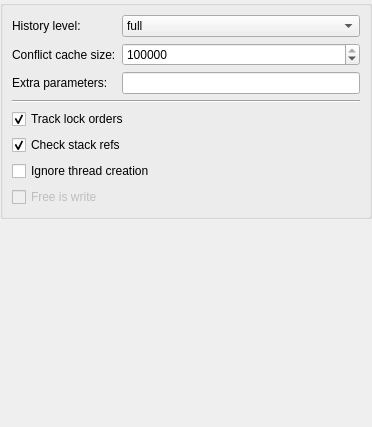
<?xml version="1.0" encoding="UTF-8"?>
<ui version="4.0">
 <class>Valgrind::Helgrind::ConfigPage</class>
 <widget class="QWidget" name="Valgrind::Helgrind::ConfigPage">
  <property name="geometry">
   <rect>
    <x>0</x>
    <y>0</y>
    <width>372</width>
    <height>427</height>
   </rect>
  </property>
  <layout class="QVBoxLayout" name="verticalLayout">
   <property name="leftMargin">
    <number>0</number>
   </property>
   <property name="topMargin">
    <number>0</number>
   </property>
   <property name="rightMargin">
    <number>0</number>
   </property>
   <property name="bottomMargin">
    <number>0</number>
   </property>
   <item>
    <widget class="QGroupBox" name="groupBox">
     <property name="title">
      <string/>
     </property>
     <layout class="QVBoxLayout" name="verticalLayout_2">
      <item>
       <layout class="QFormLayout" name="formLayout">
        <item row="0" column="0">
         <widget class="QLabel" name="historyLevelLabel">
          <property name="text">
           <string>History level:</string>
          </property>
         </widget>
        </item>
        <item row="0" column="1">
         <widget class="QComboBox" name="historyLevel">
          <property name="sizePolicy">
           <sizepolicy hsizetype="Expanding" vsizetype="Fixed">
            <horstretch>0</horstretch>
            <verstretch>0</verstretch>
           </sizepolicy>
          </property>
          <property name="toolTip">
           <string>&lt;html&gt;&lt;head/&gt;&lt;body&gt;&lt;p&gt;--history-level=full (the default) causes Helgrind collects enough information about &amp;quot;old&amp;quot; accesses that it can produce two stack traces in a race report -- both the stack trace for the current access, and the trace for the older, conflicting access. To limit memory usage, &amp;quot;old&amp;quot; accesses stack traces are limited to a maximum of 8 entries, even if --num-callers value is bigger.&lt;/p&gt;&lt;p&gt;Collecting such information is expensive in both speed and memory, particularly for programs that do many inter-thread synchronisation events (locks, unlocks, etc). Without such information, it is more difficult to track down the root causes of races. Nonetheless, you may not need it in situations where you just want to check for the presence or absence of races, for example, when doing regression testing of a previously race-free program.&lt;/p&gt;&lt;p&gt;--history-level=none is the opposite extreme. It causes Helgrind not to collect any information about previous accesses. This can be dramatically faster than --history-level=full.&lt;/p&gt;&lt;p&gt;--history-level=approx provides a compromise between these two extremes. It causes Helgrind to show a full trace for the later access, and approximate information regarding the earlier access. This approximate information consists of two stacks, and the earlier access is guaranteed to have occurred somewhere between program points denoted by the two stacks. This is not as useful as showing the exact stack for the previous access (as --history-level=full does), but it is better than nothing, and it is almost as fast as --history-level=none.&lt;/p&gt;&lt;p&gt;&lt;br/&gt;&lt;/p&gt;&lt;/body&gt;&lt;/html&gt;</string>
          </property>
          <item>
           <property name="text">
            <string>full</string>
           </property>
          </item>
          <item>
           <property name="text">
            <string>approx</string>
           </property>
          </item>
          <item>
           <property name="text">
            <string>none</string>
           </property>
          </item>
         </widget>
        </item>
        <item row="1" column="0">
         <widget class="QLabel" name="conflictCacheSizeLabel">
          <property name="text">
           <string>Conflict cache size:</string>
          </property>
          <property name="buddy">
           <cstring>conflictCacheSize</cstring>
          </property>
         </widget>
        </item>
        <item row="1" column="1">
         <widget class="QSpinBox" name="conflictCacheSize">
          <property name="sizePolicy">
           <sizepolicy hsizetype="Expanding" vsizetype="Fixed">
            <horstretch>0</horstretch>
            <verstretch>0</verstretch>
           </sizepolicy>
          </property>
          <property name="toolTip">
           <string>&lt;html&gt;&lt;head/&gt;&lt;body&gt;&lt;p&gt;This flag only has any effect at --history-level=full.&lt;/p&gt;&lt;p&gt;Information about &amp;quot;old&amp;quot; conflicting accesses is stored in a cache of limited size, with LRU-style management. This is necessary because it isn't practical to store a stack trace for every single memory access made by the program. Historical information on not recently accessed locations is periodically discarded, to free up space in the cache.&lt;/p&gt;&lt;p&gt;This option controls the size of the cache, in terms of the number of different memory addresses for which conflicting access information is stored. If you find that Helgrind is showing race errors with only one stack instead of the expected two stacks, try increasing this value.&lt;/p&gt;&lt;p&gt;The minimum value is 10,000 and the maximum is 30,000,000 (thirty times the default value). Increasing the value by 1 increases Helgrind's memory requirement by very roughly 100 bytes, so the maximum value will easily eat up three extra gigabytes or so of memory.&lt;/p&gt;&lt;/body&gt;&lt;/html&gt;</string>
          </property>
          <property name="minimum">
           <number>10000</number>
          </property>
          <property name="maximum">
           <number>30000000</number>
          </property>
          <property name="value">
           <number>1000000</number>
          </property>
         </widget>
        </item>
        <item row="2" column="0">
         <widget class="QLabel" name="extraParametersLabel">
          <property name="text">
           <string>Extra parameters:</string>
          </property>
          <property name="buddy">
           <cstring>extraParameters</cstring>
          </property>
         </widget>
        </item>
        <item row="2" column="1">
         <widget class="QLineEdit" name="extraParameters">
          <property name="clearButtonEnabled">
           <bool>true</bool>
          </property>
         </widget>
        </item>
       </layout>
      </item>
      <item>
       <widget class="Line" name="line">
        <property name="orientation">
         <enum>Qt::Horizontal</enum>
        </property>
       </widget>
      </item>
      <item>
       <widget class="QCheckBox" name="trackLockorders">
        <property name="enabled">
         <bool>true</bool>
        </property>
        <property name="toolTip">
         <string>&lt;html&gt;&lt;head/&gt;&lt;body&gt;&lt;p&gt;When enabled (the default), Helgrind performs lock order consistency checking. For some buggy programs, the large number of lock order errors reported can become annoying, particularly if you're only interested in race errors. You may therefore find it helpful to disable lock order checking.&lt;/p&gt;&lt;/body&gt;&lt;/html&gt;</string>
        </property>
        <property name="text">
         <string>Track lock orders</string>
        </property>
        <property name="checked">
         <bool>true</bool>
        </property>
       </widget>
      </item>
      <item>
       <widget class="QCheckBox" name="checkStackRefs">
        <property name="toolTip">
         <string>&lt;!DOCTYPE HTML PUBLIC &quot;-//W3C//DTD HTML 4.0//EN&quot; &quot;http://www.w3.org/TR/REC-html40/strict.dtd&quot;&gt;
&lt;html&gt;&lt;head&gt;&lt;meta name=&quot;qrichtext&quot; content=&quot;1&quot; /&gt;&lt;style type=&quot;text/css&quot;&gt;
p, li { white-space: pre-wrap; }
&lt;/style&gt;&lt;/head&gt;&lt;body style=&quot; font-family:'Sans Serif'; font-size:14pt; font-weight:400; font-style:normal;&quot;&gt;
&lt;p style=&quot; margin-top:0px; margin-bottom:0px; margin-left:0px; margin-right:0px; -qt-block-indent:0; text-indent:0px;&quot;&gt;By default Helgrind checks all data memory accesses made by your program. This flag enables you to skip checking for accesses to thread stacks (local variables). This can improve performance, but comes at the cost of missing races on stack-allocated data.&lt;/p&gt;&lt;/body&gt;&lt;/html&gt;</string>
        </property>
        <property name="text">
         <string>Check stack refs</string>
        </property>
        <property name="checked">
         <bool>true</bool>
        </property>
       </widget>
      </item>
      <item>
       <widget class="QCheckBox" name="ignoreThreadCreation">
        <property name="toolTip">
         <string>&lt;html&gt;&lt;head/&gt;&lt;body&gt;&lt;p&gt;Controls whether all activities during thread creation should be ignored. By default enabled only on Solaris. Solaris provides higher throughput, parallelism and scalability than other operating systems, at the cost of more fine-grained locking activity. This means for example that when a thread is created under glibc, just one big lock is used for all thread setup. Solaris libc uses several fine-grained locks and the creator thread resumes its activities as soon as possible, leaving for example stack and TLS setup sequence to the created thread. This situation confuses Helgrind as it assumes there is some false ordering in place between creator and created thread; and therefore many types of race conditions in the application would not be reported. To prevent such false ordering, this command line option is set to yes by default on Solaris. All activity (loads, stores, client requests) is therefore ignored during:&lt;/p&gt;&lt;p&gt;* pthread_create() call in the creator thread&lt;/p&gt;&lt;p&gt;* thread creation phase (stack and TLS setup) in the created thread&lt;/p&gt;&lt;p&gt;Also new memory allocated during thread creation is untracked, that is race reporting is suppressed there. DRD does the same thing implicitly. This is necessary because Solaris libc caches many objects and reuses them for different threads and that confuses Helgrind.&lt;/p&gt;&lt;/body&gt;&lt;/html&gt;</string>
        </property>
        <property name="text">
         <string>Ignore thread creation</string>
        </property>
       </widget>
      </item>
      <item>
       <widget class="QCheckBox" name="freeIsWrite">
        <property name="enabled">
         <bool>false</bool>
        </property>
        <property name="toolTip">
         <string>&lt;html&gt;&lt;head/&gt;&lt;body&gt;&lt;p&gt;When enabled (not the default), Helgrind treats freeing of heap memory as if the memory was written immediately before the free. This exposes races where memory is referenced by one thread, and freed by another, but there is no observable synchronisation event to ensure that the reference happens before the free.&lt;/p&gt;&lt;p&gt;This functionality is new in Valgrind 3.7.0, and is regarded as experimental. It is not enabled by default because its interaction with custom memory allocators is not well understood at present. User feedback is welcomed.&lt;/p&gt;&lt;/body&gt;&lt;/html&gt;</string>
        </property>
        <property name="text">
         <string>Free is write</string>
        </property>
       </widget>
      </item>
     </layout>
    </widget>
   </item>
   <item>
    <spacer>
     <property name="orientation">
      <enum>Qt::Vertical</enum>
     </property>
     <property name="sizeHint" stdset="0">
      <size>
       <width>20</width>
       <height>71</height>
      </size>
     </property>
    </spacer>
   </item>
  </layout>
 </widget>
 <tabstops>
  <tabstop>historyLevel</tabstop>
  <tabstop>conflictCacheSize</tabstop>
  <tabstop>extraParameters</tabstop>
  <tabstop>trackLockorders</tabstop>
  <tabstop>checkStackRefs</tabstop>
  <tabstop>ignoreThreadCreation</tabstop>
  <tabstop>freeIsWrite</tabstop>
 </tabstops>
 <resources/>
 <connections/>
</ui>
